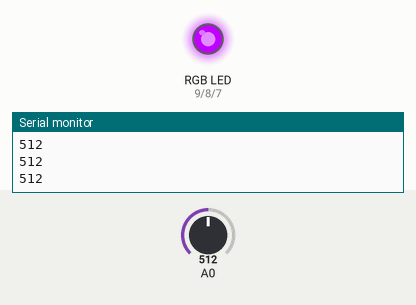
Simulated run of this sketch. Board: Arduino Uno, built with avr-gcc and run on an emulated ATmega328P. Shown: an RGB LED mixed from three pins (HIGH = lit), the last lines printed to the serial monitor. Inputs (shaded band) come from the test bench; at power-on: A0 = 512.

Above: at 1.2 s.
1.3 s: A0 set to 306
At 2.5 s:
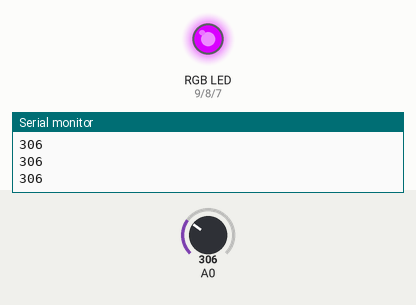
2.8 s: A0 set to 900
At 4.0 s:
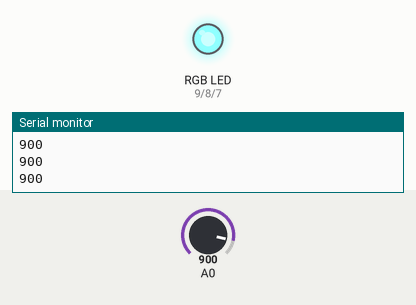
4.3 s: A0 set to 1023
At 5.5 s:
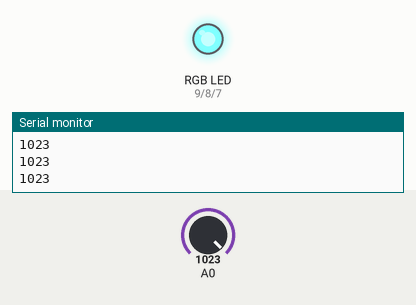
5.8 s: A0 set to 511
At 6.6 s:
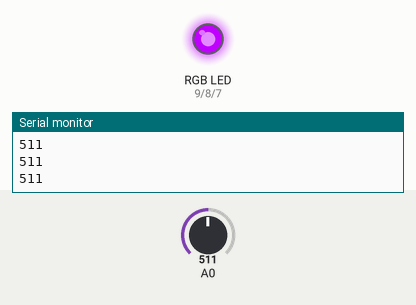
Timing chart, 0 to 8.3 s (numbered marks = the images above; inputs shaded):
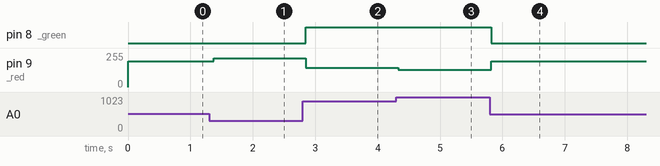

Measured:
- after the input at 1.3 s, pin 9 (_red): 192/255 → 217/255 after 0.07 s
- after the input at 2.8 s, pin 8 (_green): LOW → HIGH after 0.05 s; pin 9 (_red): 217/255 → 143/255 after 0.05 s
- after the input at 4.3 s, pin 9 (_red): 143/255 → 128/255 at once
- after the input at 5.8 s, pin 8 (_green): HIGH → LOW at once; pin 9 (_red): 128/255 → 192/255 at once

The sketch:

adept2.ino
```cpp
#include <SoftwareSerial.h>
#include "led.h"
SoftwareSerial mySerial(3, 2); // RX, TX
int _red = 9;
int _green = 8;
int _blue = 7;
int pressure=0;
int r=0;
int g=0;
int p=0;
int offset=0;
LED red;
LED blue;
LED green;
void setup() {
  // put your setup code here, to run once:
  Serial.begin(9600);
  mySerial.begin(9600);
  // mySerial.println("Hello, world?");
  pinMode(_red, OUTPUT);
  pinMode(_green, OUTPUT);
  pinMode(_blue, OUTPUT);
  pinMode(0, INPUT);
  char c;
  red.init(_red);
  blue.init(_blue);
  green.init(_green);
  blue.off();
  green.off();
  red.off();
  offset=analogRead(0);
}

void loop() { // run over and over
 // red.pulse();

 // green.pulse();
  //red.setVal(200);
//pressure =analogRead(0);
//Serial.println(analogRead(0));

  pressure =analogRead(0);
//  data =pressure;
  p = map(pressure,0,1023,0,255);
  r=p/2;
  g= 350-p;
 /* Serial.print("r: ");
  Serial.println(r);
  Serial.print("g ");
 Serial.println(g);*/
  red.setVal(r);
  green.setVal(g);
//  Serial.print("pressure 1 ");
 // Serial.println(analogRead(0));
 // Serial.print("pressure 2 ");
 char pressureStringData[10];
 memset(pressureStringData, 0, 10);
 sprintf(pressureStringData, "%d", pressure);
  Serial.println(pressureStringData);
  mySerial.print(pressureStringData);
  mySerial.println();
  delay(100);

//}
 /* while (Serial.available())
  {
    mySerial.print((char)Serial.read());

    delay(10);
  }
  while (mySerial.available())
  {

    Serial.print((char)mySerial.read());
    //delay(10);
  }
  for (int i = 0; i <= 1000; i ++)
  {
    mySerial.write("A");
    mySerial.write(i);
    mySerial.write("/");
    mySerial.write("A");
    mySerial.println();
    delay(150);
  }*/
}
```

led.cpp
```cpp
#include "Arduino.h"
#include "led.h"

void LED::init(int _pin)
{
  pin=_pin;
  pinMode(pin, OUTPUT);
}
void LED::pulse()
{

  on();
  delay(1000);
  off();
  delay(1000);
}
void LED::on()
{
  analogWrite(pin,0);
}
void LED::off()
{
  analogWrite(pin,255);
}
void LED::setVal(int val)
{
  analogWrite(pin,255-val);
}
```

led.h
```cpp
#include "Arduino.h"
class LED
{
  private:
  int pin;
  public:
  void init(int _pin);
  void pulse();
  void on();
  void off();
  void setVal(int val);
};
```
